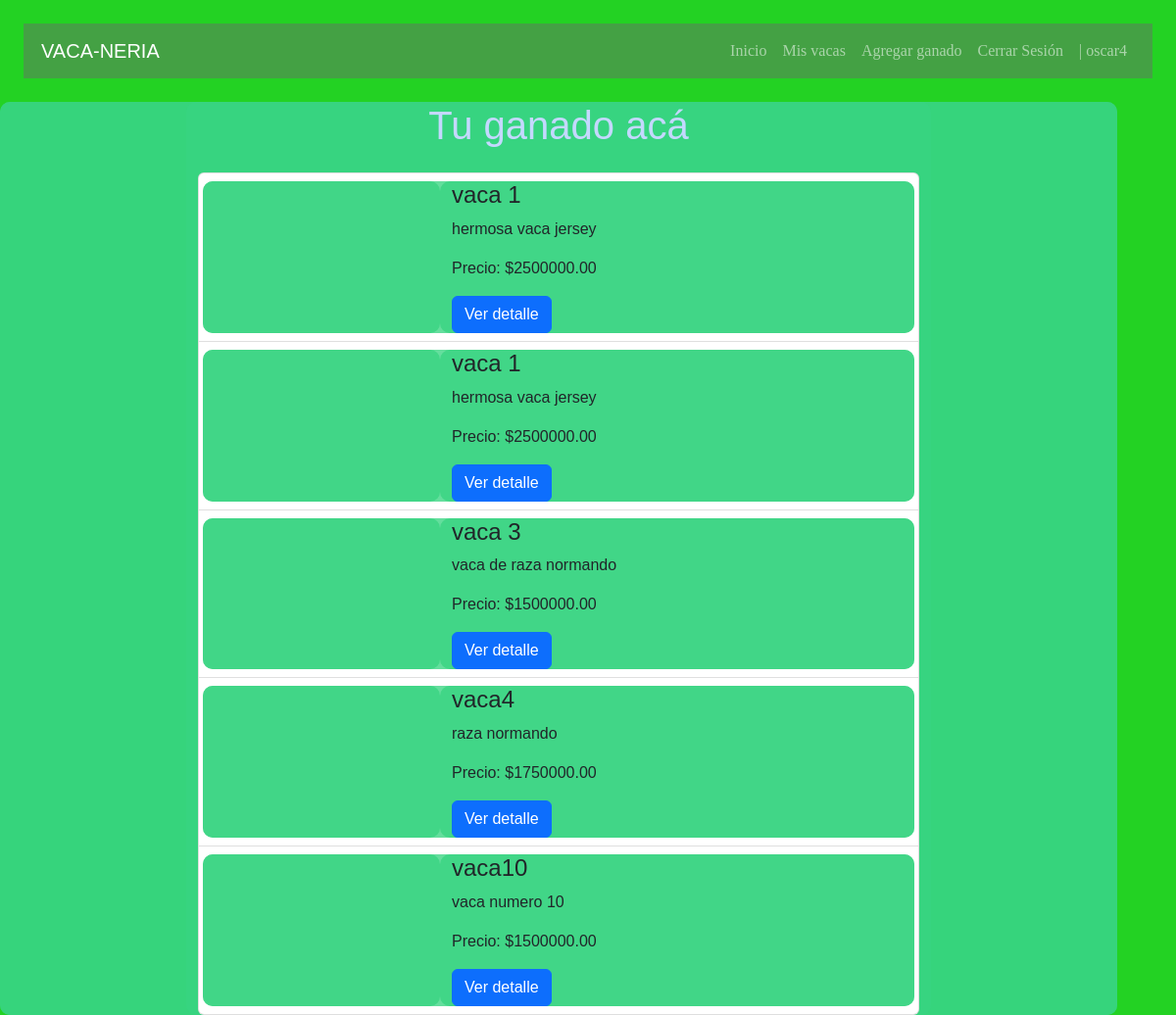
The app's page /descripcion/ (signed in) with its own data.
### Pagina/models.py (models this page shows, shortened)
class Pagina(models.Model):
    Titulo = models.CharField(max_length=200)
    descripcion = models.TextField(blank=True)
    created = models.DateTimeField(auto_now_add=True)
    precio = models.DecimalField(max_digits=10, decimal_places=2)
    imagen = models.ImageField(upload_to='imagenes/')
    usuario = models.ForeignKey(User, on_delete=models.CASCADE)

### Pagina/views.py (the view)
# urls.py: path('descripcion/', views.descripcion, name='descripcion'),
@login_required
def descripcion(request):
    products = Pagina.objects.filter(usuario=request.user)
    return render(request, 'descripcion.html', {"products": products})

### Pagina/Templates/descripcion.html (shortened to what this page needs)
{% extends 'base.html' %}
{% block content %}
<div class="container">
  <div class="row justify-content-center">
    <div class="col-md-8">
      <h1 class="text-center mb-4">Tu ganado acá</h1>
      {% if products %}
        <ul class="list-group">
          {% for producto in products %}
            <li class="list-group-item">
              <div class="row">
                <div class="col-md-4">
                </div>
                <div class="col-md-8">
                  <h4>{{ producto.Titulo }}</h4>
                  <p>{{ producto.descripcion }}</p>
                  <p>Precio: ${{ producto.precio }}</p>
                  <a href="{% url 'detalle' producto.id %}" class="btn btn-primary">Ver detalle</a>
                </div>
              </div>
            </li>
          {% endfor %}
        </ul>
      {% else %}
        <p>No tienes ganado añadido todavía.</p>
      {% endif %}
    </div>
  </div>
</div>
{% endblock %}

### Pagina/Templates/base.html (shortened to what this page needs)
<!DOCTYPE html>
<html lang="en">
  <head>
    <link rel="stylesheet" href="https://cdn.jsdelivr.net/npm/bootstrap@5.2.0/dist/css/bootstrap.min.css">
  </head>
  <body>
    {% include 'navegacion.html' %}
    {% block content %}
    {% endblock %}
  </body>
</html>

### Pagina/Templates/navegacion.html (shortened to what this page needs)
<nav class="navbar navbar-expand-lg navbar-dark">
    <div id="divdav" class="container">
        <a class="navbar-brand" href="/">VACA-NERIA</a>
        <div class="collapse navbar-collapse lupe" id="navbarNav">
            <ul class="navbar-nav ms-auto">
                <li class="nav-item">
                    <a href="/" class="nav-link">Inicio</a>
                </li>
                {% if user.is_authenticated %}
                <li class="nav-item">
                    <a href="{% url 'descripcion' %}" class="nav-link">Mis vacas</a>
                </li>
                <li class="nav-item">
                    <a href="{% url 'crear' %}" class="nav-link">Agregar ganado</a>
                </li>
                <li class="nav-item">
                    <a href="{% url 'cerrarsesion' %}" class="nav-link">Cerrar Sesión </a>
                </li>
                <li class="nav-item">
                    <a class="nav-link enabled" tabindex="-1" aria-disabled="false">| {{ user.username }} </a>
                </li>
                {% endif %}
            </ul>
        </div>
    </div>
</nav>

### Pagina/Templates/base.html (style rules this page uses)
* { margin: 0; padding: 0; }
body { background-color: rgb(35, 210, 35); }
div { display: inline-block; background-color: rgba(56, 213, 129, 0.778); border-radius: 10px; }
body { font-family: Arial, sans-serif; }
div { display: inline-block; }
#divdav { background-color: rgba(213, 18, 28, 0); }
.lupe { background-color: rgba(240, 248, 255, 0); }
h1 { color: #c4d8ff; }
nav { font-family: Impact, Haettenschweiler, 'Arial Narrow Bold', sans-serif; background-color: rgba(105, 105, 105, 0.473); margin: 2%; }
.nav-link { font-family: serif; }
ul { display: none; }

### records on screen
Pagina: Titulo "vaca 1", descripcion "hermosa vaca jersey", precio "2500000.00"
Pagina: Titulo "vaca 1", descripcion "hermosa vaca jersey", precio "2500000.00"
Pagina: Titulo "vaca 3", descripcion "vaca de raza normando", precio "1500000.00"
Pagina: Titulo "vaca4", descripcion "raza normando", precio "1750000.00"
Pagina: Titulo "vaca10", descripcion "vaca numero 10", precio "1500000.00"

### other values on screen
{{ user.username }} "oscar4"
